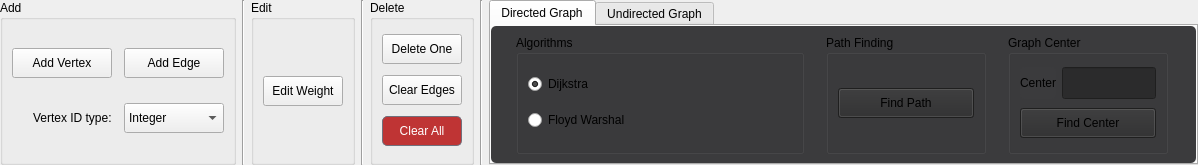
<?xml version="1.0" encoding="UTF-8"?>
<ui version="4.0">
 <author>Julius Pahama</author>
 <class>ControlPanel</class>
 <widget class="QFrame" name="ControlPanel">
  <property name="geometry">
   <rect>
    <x>0</x>
    <y>0</y>
    <width>1133</width>
    <height>165</height>
   </rect>
  </property>
  <property name="sizePolicy">
   <sizepolicy hsizetype="Preferred" vsizetype="Fixed">
    <horstretch>0</horstretch>
    <verstretch>0</verstretch>
   </sizepolicy>
  </property>
  <property name="windowTitle">
   <string>ControlPanel</string>
  </property>
  <layout class="QHBoxLayout" name="horizontalLayout">
   <property name="leftMargin">
    <number>0</number>
   </property>
   <property name="topMargin">
    <number>0</number>
   </property>
   <property name="rightMargin">
    <number>0</number>
   </property>
   <property name="bottomMargin">
    <number>0</number>
   </property>
   <item>
    <widget class="QGroupBox" name="add_box">
     <property name="title">
      <string>Add</string>
     </property>
     <layout class="QGridLayout" name="gridLayout_3">
      <property name="horizontalSpacing">
       <number>12</number>
      </property>
      <item row="1" column="0" alignment="Qt::AlignRight">
       <widget class="QLabel" name="id_type_label">
        <property name="text">
         <string>Vertex ID type:</string>
        </property>
       </widget>
      </item>
      <item row="1" column="1">
       <widget class="QComboBox" name="id_type_combobox">
        <property name="minimumSize">
         <size>
          <width>80</width>
          <height>30</height>
         </size>
        </property>
        <property name="whatsThis">
         <string extracomment="Select the type of vertex ID"/>
        </property>
        <property name="autoFillBackground">
         <bool>false</bool>
        </property>
        <property name="frame">
         <bool>true</bool>
        </property>
        <item>
         <property name="text">
          <string>Integer</string>
         </property>
        </item>
        <item>
         <property name="text">
          <string>Character</string>
         </property>
        </item>
       </widget>
      </item>
      <item row="0" column="1">
       <widget class="QPushButton" name="add_edge_button">
        <property name="minimumSize">
         <size>
          <width>100</width>
          <height>30</height>
         </size>
        </property>
        <property name="maximumSize">
         <size>
          <width>200</width>
          <height>16777215</height>
         </size>
        </property>
        <property name="text">
         <string>Add Edge</string>
        </property>
        <property name="checkable">
         <bool>true</bool>
        </property>
       </widget>
      </item>
      <item row="0" column="0">
       <widget class="QPushButton" name="add_vertex_button">
        <property name="minimumSize">
         <size>
          <width>100</width>
          <height>30</height>
         </size>
        </property>
        <property name="maximumSize">
         <size>
          <width>200</width>
          <height>16777215</height>
         </size>
        </property>
        <property name="text">
         <string>Add Vertex</string>
        </property>
        <property name="checkable">
         <bool>true</bool>
        </property>
       </widget>
      </item>
     </layout>
    </widget>
   </item>
   <item>
    <widget class="Line" name="line_3">
     <property name="orientation">
      <enum>Qt::Vertical</enum>
     </property>
    </widget>
   </item>
   <item>
    <widget class="QGroupBox" name="edit_box">
     <property name="title">
      <string>Edit</string>
     </property>
     <layout class="QGridLayout" name="gridLayout_6">
      <item row="0" column="0">
       <widget class="QPushButton" name="edit_weight_button">
        <property name="minimumSize">
         <size>
          <width>80</width>
          <height>30</height>
         </size>
        </property>
        <property name="maximumSize">
         <size>
          <width>120</width>
          <height>16777215</height>
         </size>
        </property>
        <property name="text">
         <string>Edit Weight</string>
        </property>
        <property name="checkable">
         <bool>true</bool>
        </property>
       </widget>
      </item>
     </layout>
    </widget>
   </item>
   <item>
    <widget class="Line" name="line_5">
     <property name="orientation">
      <enum>Qt::Vertical</enum>
     </property>
    </widget>
   </item>
   <item>
    <widget class="QGroupBox" name="delete_box">
     <property name="title">
      <string>Delete</string>
     </property>
     <layout class="QGridLayout" name="gridLayout_5">
      <item row="0" column="0">
       <widget class="QPushButton" name="delete_button">
        <property name="minimumSize">
         <size>
          <width>80</width>
          <height>30</height>
         </size>
        </property>
        <property name="maximumSize">
         <size>
          <width>120</width>
          <height>16777215</height>
         </size>
        </property>
        <property name="text">
         <string>Delete One</string>
        </property>
        <property name="checkable">
         <bool>true</bool>
        </property>
       </widget>
      </item>
      <item row="2" column="0">
       <widget class="QPushButton" name="clear_button">
        <property name="minimumSize">
         <size>
          <width>80</width>
          <height>30</height>
         </size>
        </property>
        <property name="maximumSize">
         <size>
          <width>120</width>
          <height>16777215</height>
         </size>
        </property>
        <property name="styleSheet">
         <string notr="true">QPushButton {background-color: #bf3434; color: white; border: 1px solid #70707c; padding: 5px 12px; border-radius: 5px;} QPushButton:hover {background-color: #d44b4b;}</string>
        </property>
        <property name="text">
         <string>Clear All</string>
        </property>
       </widget>
      </item>
      <item row="1" column="0">
       <widget class="QPushButton" name="clear_edges_button">
        <property name="minimumSize">
         <size>
          <width>80</width>
          <height>30</height>
         </size>
        </property>
        <property name="maximumSize">
         <size>
          <width>120</width>
          <height>16777215</height>
         </size>
        </property>
        <property name="text">
         <string>Clear Edges</string>
        </property>
       </widget>
      </item>
     </layout>
     <zorder>clear_button</zorder>
     <zorder>delete_button</zorder>
     <zorder>clear_edges_button</zorder>
    </widget>
   </item>
   <item>
    <widget class="Line" name="line">
     <property name="orientation">
      <enum>Qt::Vertical</enum>
     </property>
    </widget>
   </item>
   <item>
    <widget class="QTabWidget" name="tabs">
     <property name="sizePolicy">
      <sizepolicy hsizetype="Expanding" vsizetype="Expanding">
       <horstretch>0</horstretch>
       <verstretch>0</verstretch>
      </sizepolicy>
     </property>
     <property name="maximumSize">
      <size>
       <width>800</width>
       <height>16777215</height>
      </size>
     </property>
     <property name="styleSheet">
      <string notr="true">QFrame { border-radius: 5px; background-color: #3b3b3d} QPushButton, QLineEdit {background-color: #2b2b2c; border-color: #70707c;} QPushButton:hover, QPushButton:checked { background-color: #545454;}</string>
     </property>
     <property name="currentIndex">
      <number>0</number>
     </property>
     <property name="movable">
      <bool>true</bool>
     </property>
     <widget class="QWidget" name="directed_tab">
      <attribute name="title">
       <string>Directed Graph</string>
      </attribute>
      <layout class="QHBoxLayout" name="horizontalLayout_8">
       <item>
        <widget class="QGroupBox" name="d_algorithm_box">
         <property name="minimumSize">
          <size>
           <width>100</width>
           <height>0</height>
          </size>
         </property>
         <property name="maximumSize">
          <size>
           <width>288</width>
           <height>16777215</height>
          </size>
         </property>
         <property name="styleSheet">
          <string notr="true"/>
         </property>
         <property name="title">
          <string>Algorithms</string>
         </property>
         <property name="flat">
          <bool>false</bool>
         </property>
         <layout class="QGridLayout" name="gridLayout_4">
          <item row="0" column="0">
           <widget class="QRadioButton" name="dijkstra_radio">
            <property name="text">
             <string>Dijkstra</string>
            </property>
            <property name="checked">
             <bool>true</bool>
            </property>
           </widget>
          </item>
          <item row="1" column="0">
           <widget class="QRadioButton" name="floyd_radio">
            <property name="text">
             <string>Floyd Warshal</string>
            </property>
            <property name="checked">
             <bool>false</bool>
            </property>
           </widget>
          </item>
         </layout>
        </widget>
       </item>
       <item>
        <widget class="QGroupBox" name="path_finding_box">
         <property name="sizePolicy">
          <sizepolicy hsizetype="Maximum" vsizetype="Preferred">
           <horstretch>0</horstretch>
           <verstretch>0</verstretch>
          </sizepolicy>
         </property>
         <property name="maximumSize">
          <size>
           <width>160</width>
           <height>16777215</height>
          </size>
         </property>
         <property name="title">
          <string>Path Finding</string>
         </property>
         <layout class="QVBoxLayout" name="verticalLayout_2">
          <item>
           <widget class="QPushButton" name="path_button">
            <property name="sizePolicy">
             <sizepolicy hsizetype="Preferred" vsizetype="Fixed">
              <horstretch>0</horstretch>
              <verstretch>0</verstretch>
             </sizepolicy>
            </property>
            <property name="minimumSize">
             <size>
              <width>0</width>
              <height>30</height>
             </size>
            </property>
            <property name="text">
             <string>Find Path</string>
            </property>
           </widget>
          </item>
         </layout>
        </widget>
       </item>
       <item>
        <widget class="QGroupBox" name="center_group">
         <property name="maximumSize">
          <size>
           <width>160</width>
           <height>16777215</height>
          </size>
         </property>
         <property name="title">
          <string>Graph Center</string>
         </property>
         <layout class="QGridLayout" name="gridLayout_8">
          <item row="0" column="0">
           <widget class="QLabel" name="center_label">
            <property name="sizePolicy">
             <sizepolicy hsizetype="Preferred" vsizetype="Preferred">
              <horstretch>0</horstretch>
              <verstretch>0</verstretch>
             </sizepolicy>
            </property>
            <property name="text">
             <string>Center</string>
            </property>
            <property name="alignment">
             <set>Qt::AlignRight|Qt::AlignTrailing|Qt::AlignVCenter</set>
            </property>
           </widget>
          </item>
          <item row="0" column="1">
           <widget class="QLineEdit" name="center_field">
            <property name="sizePolicy">
             <sizepolicy hsizetype="Preferred" vsizetype="Fixed">
              <horstretch>0</horstretch>
              <verstretch>0</verstretch>
             </sizepolicy>
            </property>
            <property name="minimumSize">
             <size>
              <width>0</width>
              <height>32</height>
             </size>
            </property>
            <property name="maximumSize">
             <size>
              <width>16777215</width>
              <height>16777215</height>
             </size>
            </property>
            <property name="readOnly">
             <bool>true</bool>
            </property>
           </widget>
          </item>
          <item row="1" column="0" colspan="2">
           <widget class="QPushButton" name="find_center_button">
            <property name="minimumSize">
             <size>
              <width>0</width>
              <height>30</height>
             </size>
            </property>
            <property name="text">
             <string>Find Center</string>
            </property>
           </widget>
          </item>
         </layout>
        </widget>
       </item>
      </layout>
     </widget>
     <widget class="QWidget" name="undirected_tab">
      <property name="sizePolicy">
       <sizepolicy hsizetype="Maximum" vsizetype="Preferred">
        <horstretch>0</horstretch>
        <verstretch>0</verstretch>
       </sizepolicy>
      </property>
      <attribute name="title">
       <string>Undirected Graph</string>
      </attribute>
      <layout class="QHBoxLayout" name="horizontalLayout_3">
       <item>
        <widget class="QGroupBox" name="ud_algorithm_box">
         <property name="minimumSize">
          <size>
           <width>100</width>
           <height>0</height>
          </size>
         </property>
         <property name="maximumSize">
          <size>
           <width>288</width>
           <height>16777215</height>
          </size>
         </property>
         <property name="title">
          <string>Algorithms</string>
         </property>
         <layout class="QGridLayout" name="gridLayout">
          <item row="0" column="0">
           <widget class="QRadioButton" name="prim_radio">
            <property name="text">
             <string>Prim</string>
            </property>
            <property name="checked">
             <bool>true</bool>
            </property>
           </widget>
          </item>
          <item row="1" column="0">
           <widget class="QRadioButton" name="kruskal_radio">
            <property name="text">
             <string>Kruskal</string>
            </property>
           </widget>
          </item>
         </layout>
        </widget>
       </item>
       <item>
        <widget class="QGroupBox" name="mcst_box">
         <property name="sizePolicy">
          <sizepolicy hsizetype="Maximum" vsizetype="Preferred">
           <horstretch>0</horstretch>
           <verstretch>0</verstretch>
          </sizepolicy>
         </property>
         <property name="maximumSize">
          <size>
           <width>160</width>
           <height>16777215</height>
          </size>
         </property>
         <property name="title">
          <string>Minimum Cost Spanning Tree</string>
         </property>
         <layout class="QGridLayout" name="gridLayout_2">
          <property name="spacing">
           <number>6</number>
          </property>
          <item row="1" column="0" alignment="Qt::AlignVCenter">
           <widget class="QPushButton" name="mcst_button">
            <property name="sizePolicy">
             <sizepolicy hsizetype="MinimumExpanding" vsizetype="Fixed">
              <horstretch>0</horstretch>
              <verstretch>0</verstretch>
             </sizepolicy>
            </property>
            <property name="minimumSize">
             <size>
              <width>0</width>
              <height>30</height>
             </size>
            </property>
            <property name="text">
             <string>Find MCST</string>
            </property>
            <property name="checkable">
             <bool>true</bool>
            </property>
           </widget>
          </item>
          <item row="0" column="0" alignment="Qt::AlignHCenter|Qt::AlignVCenter">
           <widget class="QWidget" name="mcst_form" native="true">
            <layout class="QHBoxLayout" name="horizontalLayout_2">
             <property name="leftMargin">
              <number>0</number>
             </property>
             <property name="topMargin">
              <number>0</number>
             </property>
             <property name="rightMargin">
              <number>0</number>
             </property>
             <property name="bottomMargin">
              <number>0</number>
             </property>
             <item>
              <widget class="QLabel" name="label">
               <property name="text">
                <string>Minimum Cost</string>
               </property>
               <property name="alignment">
                <set>Qt::AlignRight|Qt::AlignTrailing|Qt::AlignVCenter</set>
               </property>
              </widget>
             </item>
             <item>
              <widget class="QLineEdit" name="mcst_textbox">
               <property name="minimumSize">
                <size>
                 <width>0</width>
                 <height>32</height>
                </size>
               </property>
              </widget>
             </item>
            </layout>
           </widget>
          </item>
         </layout>
        </widget>
       </item>
       <item>
        <widget class="QGroupBox" name="independent_group">
         <property name="maximumSize">
          <size>
           <width>160</width>
           <height>16777215</height>
          </size>
         </property>
         <property name="title">
          <string>Independent Set (IS)</string>
         </property>
         <layout class="QGridLayout" name="gridLayout_7">
          <item row="0" column="0">
           <widget class="QLabel" name="independence_num_label">
            <property name="text">
             <string>	α(G)</string>
            </property>
            <property name="alignment">
             <set>Qt::AlignRight|Qt::AlignTrailing|Qt::AlignVCenter</set>
            </property>
           </widget>
          </item>
          <item row="0" column="1">
           <widget class="QLineEdit" name="independence_num_field">
            <property name="minimumSize">
             <size>
              <width>0</width>
              <height>32</height>
             </size>
            </property>
           </widget>
          </item>
          <item row="1" column="0" colspan="2">
           <widget class="QPushButton" name="show_IS_button">
            <property name="minimumSize">
             <size>
              <width>0</width>
              <height>30</height>
             </size>
            </property>
            <property name="text">
             <string>Find IS</string>
            </property>
           </widget>
          </item>
         </layout>
        </widget>
       </item>
       <item>
        <widget class="QGroupBox" name="cover_group">
         <property name="maximumSize">
          <size>
           <width>160</width>
           <height>16777215</height>
          </size>
         </property>
         <property name="title">
          <string>Vertex Cover</string>
         </property>
         <layout class="QGridLayout" name="gridLayout_9">
          <item row="1" column="0" colspan="2">
           <widget class="QPushButton" name="v_cover_button">
            <property name="minimumSize">
             <size>
              <width>0</width>
              <height>30</height>
             </size>
            </property>
            <property name="text">
             <string>Find Vertex Cover</string>
            </property>
           </widget>
          </item>
          <item row="0" column="1">
           <widget class="QLineEdit" name="v_cover_field">
            <property name="minimumSize">
             <size>
              <width>0</width>
              <height>32</height>
             </size>
            </property>
           </widget>
          </item>
          <item row="0" column="0">
           <widget class="QLabel" name="v_cover_label">
            <property name="text">
             <string>	β(G)</string>
            </property>
            <property name="alignment">
             <set>Qt::AlignRight|Qt::AlignTrailing|Qt::AlignVCenter</set>
            </property>
           </widget>
          </item>
         </layout>
        </widget>
       </item>
       <item>
        <widget class="QGroupBox" name="complement_box">
         <property name="sizePolicy">
          <sizepolicy hsizetype="Maximum" vsizetype="Preferred">
           <horstretch>0</horstretch>
           <verstretch>0</verstretch>
          </sizepolicy>
         </property>
         <property name="maximumSize">
          <size>
           <width>160</width>
           <height>16777215</height>
          </size>
         </property>
         <property name="title">
          <string>Graph Complement</string>
         </property>
         <layout class="QVBoxLayout" name="verticalLayout">
          <item alignment="Qt::AlignHCenter">
           <widget class="QPushButton" name="complement_button">
            <property name="sizePolicy">
             <sizepolicy hsizetype="Maximum" vsizetype="Fixed">
              <horstretch>0</horstretch>
              <verstretch>0</verstretch>
             </sizepolicy>
            </property>
            <property name="minimumSize">
             <size>
              <width>0</width>
              <height>30</height>
             </size>
            </property>
            <property name="text">
             <string>Show Complement</string>
            </property>
            <property name="checkable">
             <bool>true</bool>
            </property>
           </widget>
          </item>
         </layout>
        </widget>
       </item>
      </layout>
     </widget>
    </widget>
   </item>
  </layout>
 </widget>
 <resources/>
 <connections/>
</ui>
